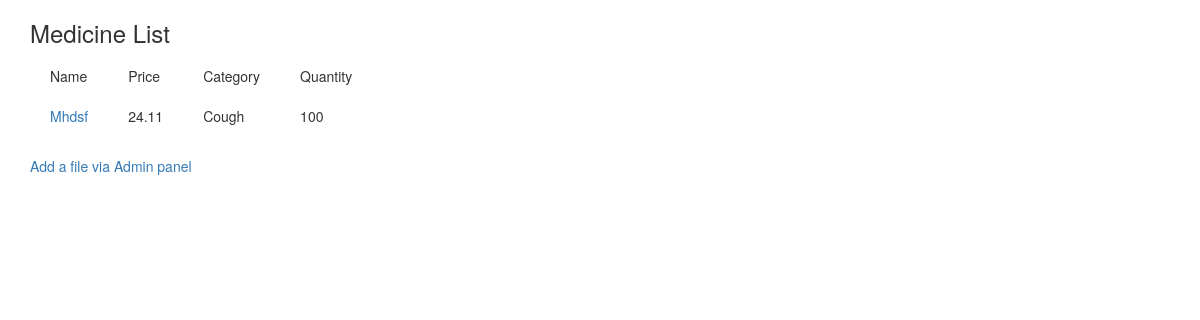
Before: /medicines/ with the older database file.
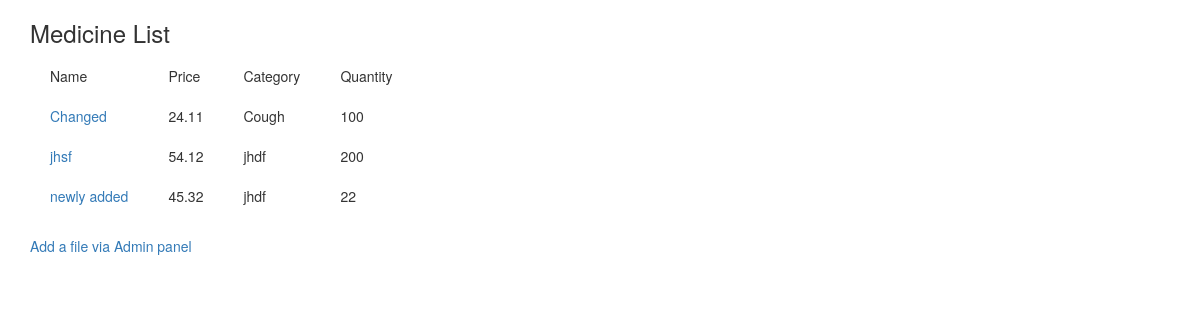
After: the same page with the newer database file.
### medicines/models.py (models this page shows, shortened)
class Medicine(models.Model):
    name = models.CharField(max_length=20)
    category = models.ForeignKey(MedCat, on_delete=models.CASCADE)
    price = models.DecimalField(decimal_places=2, max_digits=5)
    quantity = models.PositiveBigIntegerField()
    thumbnail = models.BinaryField(null=True, editable=True, blank=True)
    thumb_content_type = models.CharField(max_length=256, null=True, blank=True, help_text="MIMEType for thumbnail")
    description = models.TextField()
    owner = models.ForeignKey(settings.AUTH_USER_MODEL, on_delete=models.CASCADE)

class MedCat(models.Model):
    name = models.CharField(max_length=20)
    def __str__(self):
        return self.name

### medicines/views.py (the view)
# urls.py: path("", views.MedListView.as_view(), name="all"),
class MedListView(OwnerListView):
    model = Medicine
    template_name = "medicines/medicine_list.html"
    def get(self, request):
        search = request.GET.get("search", False)
        if search:
            query = Q(name__contains=search)
            query.add(Q(category__contains=search), Q.OR)
            query.add(Q(description__contains=search), Q.OR)
            medicine_list = Medicine.objects.filter(query).select_related()
        else:
            medicine_list = Medicine.objects.all()
        ctx = {'medicine_list': medicine_list, 'search': search}
        return render(request, self.template_name, ctx)

### medicines/templates/medicines/medicine_list.html
{% extends "base_bootstrap.html" %}
{% load static%}
{% block head %}
<link rel="stylesheet" href="{% static 'style.css' %}">
{%endblock%}
{%block content%}
<h3>Medicine List</h3>
{%if medicine_list%}
<table class="list_table">
    <thead>
        <td>Name</td>
        <td>Price</td>
        <td>Category</td>
        <td>Quantity</td>
    </thead>
{%for med in medicine_list %}
    <tr>
        <td><a href="{%url 'medicines:detail' med.id %}">{{med.name}}</a></td>
        <td>{{med.price}}</td>
        <td>{{med.category}}</td>
        {%if med.quantity > 0 %}
        <td>{{med.quantity}}</td>
        {% else %}
        <td>Not Available</td>
        {%endif%}
    </tr>
    {%endfor%}
</table>
<br/><a href="/admin/">Add a file via Admin panel</a>
{%endif%}
{%endblock%}

Changed rows visible on the page:
changed Medicine "Cough": name "Mhdsf" → "Changed"
added Medicine: name "jhsf", price "54.12", category "jhdf", quantity "200"
added Medicine: name "newly added", price "45.32", category "jhdf", quantity "22"
